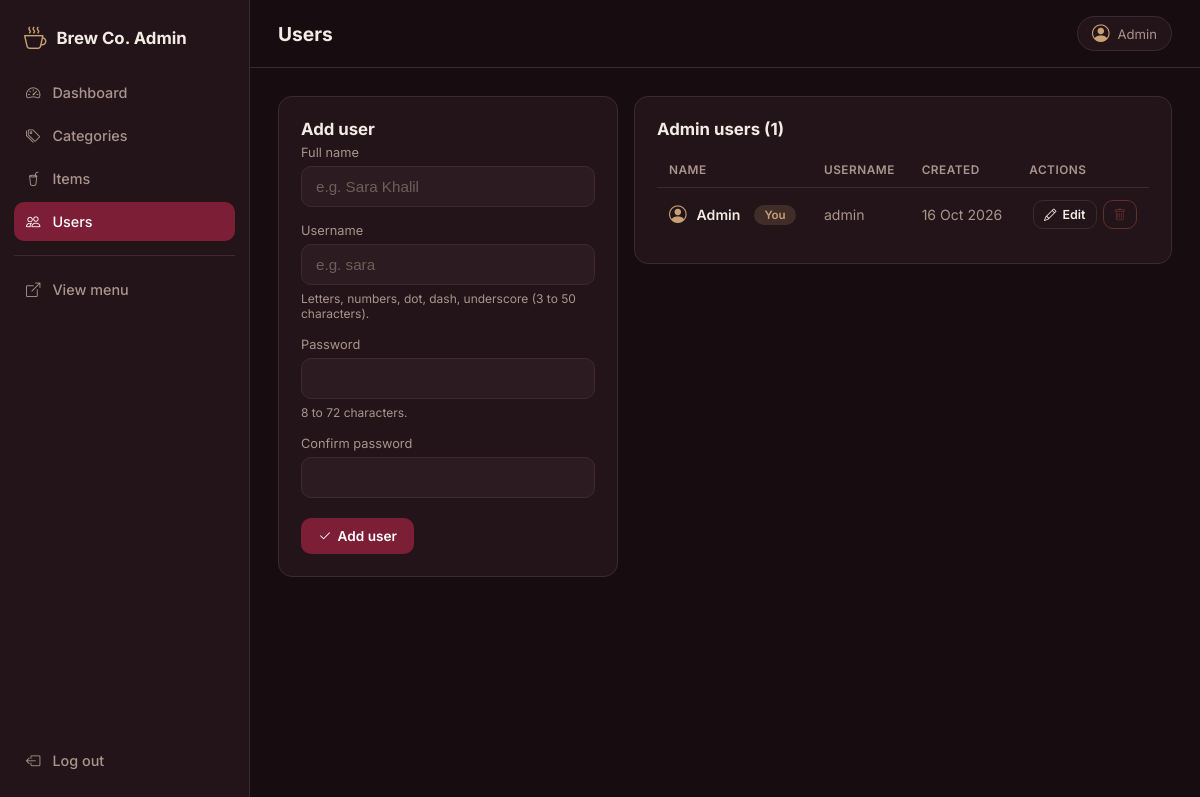
The page /admin/users.php (signed in) on the database its author committed.
### tables this page shows
CREATE TABLE IF NOT EXISTS `users` (
  `id` int UNSIGNED NOT NULL AUTO_INCREMENT,
  `name` varchar(100) NOT NULL,
  `username` varchar(50) NOT NULL,
  `password_hash` varchar(255) NOT NULL,
  `created_at` timestamp NULL DEFAULT CURRENT_TIMESTAMP,
  PRIMARY KEY (`id`),
  UNIQUE KEY `username` (`username`)
);

### includes/functions.php (called while the page is built, shortened)
<?php
function e(?string $value): string
{
    return htmlspecialchars($value ?? '', ENT_QUOTES, 'UTF-8');
}

### admin/users.php (the view, shortened to what this page needs)
<?php
require __DIR__ . '/../includes/admin_init.php';
$currentId = (int) $_SESSION['user_id'];
$form   = ['id' => 0, 'name' => '', 'username' => ''];
$isEdit = $form['id'] > 0;
$users = $pdo->query('SELECT id, name, username, created_at FROM users ORDER BY id')->fetchAll();
require __DIR__ . '/partials/header.php';
?>
<section class="split">
  <div class="card sticky">
    <h2 class="card-title"><?= $isEdit ? 'Edit user' : 'Add user' ?></h2>
    <form method="post" autocomplete="off">
      <div class="field">
        <label for="name">Full name</label>
        <input type="text" id="name" name="name" maxlength="100"
               value="<?= e($form['name']) ?>" placeholder="e.g. Sara Khalil" required>
      </div>
      <div class="field">
        <label for="username">Username</label>
        <input type="text" id="username" name="username" maxlength="50"
               value="<?= e($form['username']) ?>" placeholder="e.g. sara" required>
        <small class="hint">Letters, numbers, dot, dash, underscore (3 to 50 characters).</small>
      </div>
      <div class="field">
        <label for="password"><?= $isEdit ? 'New password' : 'Password' ?></label>
        <input type="password" id="password" name="password" autocomplete="new-password"
               <?= $isEdit ? '' : 'required' ?>>
        <small class="hint">
          <?= $isEdit ? 'Leave empty to keep the current password.' : '8 to 72 characters.' ?>
        </small>
      </div>
      <div class="field">
        <label for="password_confirm">Confirm password</label>
        <input type="password" id="password_confirm" name="password_confirm" autocomplete="new-password"
               <?= $isEdit ? '' : 'required' ?>>
      </div>
      <div class="form-actions">
        <button type="submit" class="btn btn-brand">
          <i class="bi bi-check2" aria-hidden="true"></i> <?= $isEdit ? 'Save changes' : 'Add user' ?>
        </button>
      </div>
    </form>
  </div>
  <div class="card">
    <div class="card-head">
      <h2 class="card-title">Admin users (<?= count($users) ?>)</h2>
    </div>
    <div class="table-wrap">
      <table class="table">
        <thead>
          <tr>
            <th>Name</th>
            <th>Username</th>
            <th>Created</th>
            <th class="col-actions">Actions</th>
          </tr>
        </thead>
        <tbody>
          <?php foreach ($users as $u): ?>
            <?php $isMe = (int) $u['id'] === $currentId; ?>
            <tr>
              <td>
                <span class="cat-name">
                  <i class="bi bi-person-circle" aria-hidden="true"></i>
                  <?= e($u['name']) ?>
                  <?php if ($isMe): ?><span class="badge badge-you">You</span><?php endif; ?>
                </span>
              </td>
              <td class="muted-cell"><?= e($u['username']) ?></td>
              <td class="muted-cell"><?= e(date('d M Y', strtotime($u['created_at']))) ?></td>
              <td>
                <div class="row-actions">
                  <a href="users.php?edit=<?= (int) $u['id'] ?>" class="btn btn-ghost btn-sm">
                    <i class="bi bi-pencil" aria-hidden="true"></i> Edit
                  </a>
                  <?php if ($isMe): ?>
                    <button type="button" class="btn btn-danger btn-sm" disabled
                            title="You cannot delete your own account" aria-label="Delete not allowed">
                      <i class="bi bi-trash" aria-hidden="true"></i>
                    </button>
                  <?php endif; ?>
                </div>
              </td>
            </tr>
          <?php endforeach; ?>
        </tbody>
      </table>
    </div>
  </div>
</section>
<?php require __DIR__ . '/partials/footer.php'; ?>

### admin/css/admin.css (style rules this page uses)
:root { --bg: #170d10; --surface: #221418; --surface-2: #2c1b20; --border: #3d2a30; --burgundy: #7b1e36; --burgundy-hover: #962a47; --coffee: #c8a074; --text: #f4ebe5; --muted: #a9958d; --danger: #e05d5d; --success: #4fb286; --radius: 14px; }
* { box-sizing: border-box; }
body { margin: 0; background: var(--bg); color: var(--text); font-family: "Inter", -apple-system, "Segoe UI", Roboto, Arial, sans-serif; }
.field { margin-bottom: 16px; }
.field label { display: block; margin-bottom: 6px; font-size: 0.8rem; color: var(--muted); }
.field input { width: 100%; padding: 11px 14px; background: var(--surface-2); border: 1px solid var(--border); border-radius: 10px; color: var(--text); font-size: 0.95rem; }
.btn { display: inline-flex; align-items: center; justify-content: center; gap: 6px; padding: 9px 16px; border: 1px solid transparent; border-radius: 10px; font-family: inherit; font-size: 0.85rem; font-weight: 600; text-decoration: none; cursor: pointer; transition: background 0.2s, border-color 0.2s, color 0.2s; }
.btn-brand { background: var(--burgundy); color: #fff; }
.btn-ghost { background: transparent; border-color: var(--border); color: var(--text); }
.btn-danger { background: transparent; border-color: var(--danger); color: var(--danger); }
.btn-sm { padding: 6px 10px; font-size: 0.78rem; }
.card { padding: 22px; background: var(--surface); border: 1px solid var(--border); border-radius: var(--radius); }
.card-title { margin: 0 0 6px; font-size: 1.05rem; }
.card-head { display: flex; align-items: center; justify-content: space-between; gap: 10px; margin-bottom: 14px; }
.card-head .card-title { margin: 0; }
.table-wrap { overflow-x: auto; }
.table { width: 100%; border-collapse: collapse; font-size: 0.88rem; }
.table th { padding: 10px 12px; text-align: left; font-size: 0.74rem; font-weight: 600; letter-spacing: 0.5px; text-transform: uppercase; color: var(--muted); border-bottom: 1px solid var(--border); white-space: nowrap; }
.table td { padding: 12px; border-bottom: 1px solid var(--border); vertical-align: middle; }
.table tbody tr:last-child td { border-bottom: none; }
.muted-cell { color: var(--muted); }
.badge { display: inline-block; padding: 3px 10px; border-radius: 999px; font-size: 0.72rem; font-weight: 600; }
.split { display: grid; grid-template-columns: 340px 1fr; gap: 16px; align-items: start; }
.card.sticky { position: sticky; top: 88px; }
.field input::placeholder { color: #6f5f5a; }
.hint { display: block; margin-top: 6px; font-size: 0.75rem; color: var(--muted); }
.form-actions { display: flex; gap: 10px; margin-top: 20px; }
.cat-name { display: inline-flex; align-items: center; gap: 10px; font-weight: 600; }
.cat-name i { color: var(--coffee); font-size: 1.1rem; }
.col-actions { text-align: right; }
.row-actions { display: flex; justify-content: flex-end; flex-wrap: wrap; gap: 6px; }
.badge-you { margin-left: 4px; background: rgba(200, 160, 116, 0.18); color: var(--coffee); }
.btn:disabled { opacity: 0.35; cursor: not-allowed; }

### rows shown on the page
users: name "Admin", shows "You", username "admin", created_at "16 Oct 2026"

### other values the page prints
$pageTitle "Users"
$_SESSION['user_name'] "Admin"
count($users) "1"
